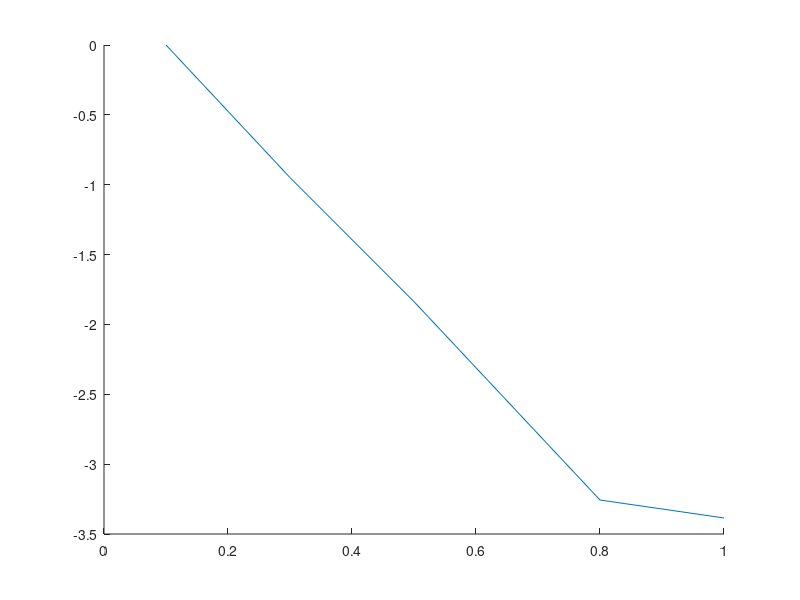

The MATLAB source for this figure: (Note: this script raises an error after producing the figure.)
clc
clear
close all

% units
% rho_al, rho_pb = g/cm^3
% t_al, t_pb = s
% tau_0 = mu s
% x_al, x_pb = mm
% n_mess_al, n_korr_al, n1, n_mess_pb, n_korr_pb = 1/s
% d_betamax = mm
% n_gamma_max, n_ges, n_beta_max = 1/s
% mu_al, mu_pb = 1/cm
% mu_rho = cm^2/g
% d_half_pb = mm

% pre allocation
data = struct;

% pre definition
x_al = [0.1, 0.3, 0.5, 0.8, 1.0, 2.0, 3.0, 4.0, 8.0, 16.0]; % in mm
x_pb = [1.0, 2.0, 3.0, 4.0, 6.0, 8.0, 10.0, 15.0, 20.0, 30.0];  % in mm
t_al = ones(size(x_al));
t_pb = ones(size(x_pb));
t_al(:) = 60;    % in s
t_pb(:) = 120;  % in s
tau_0 = 230;    % in µs
y = log(1/50);
rho_al = 2.7;   % in g/cm^3
rho_pb = 11.34; % in g/cm^3

% insert their values here
N_al = [15290, 6140, 2562, 624, 549, 490, 506, 495, 410, 362];
N_pb = [1228, 1024, 919, 937, 663, 588, 468, 340, 245, 117];

% 1a) n_mess & n_korr Aluminium
n_mess_al = zeros(size(N_al));
n_korr_al = zeros(size(N_al));
for N = 1:size(N_al, 2)
    n_mess_al(N) = N_al(N) / t_al(N);
    n_korr_al(N) = (N_al(N) / t_al(N)) / (1 - ((N_al(N) / t_al(N)) * tau_0 * 10^(-6)));
end

% ln(n_i/n_1) Aluminium
ln_nin1_al = zeros(size(N_al));
for N = 1:size(N_al, 2)
    ln_nin1_al(N) = log(n_korr_al(N) / n_korr_al(1));
end

n1 = n_korr_al(1);

% 1b) plot 
fig_al = figure(1);
hold on


% Regressionsgerade
x1 = x_al(1:5);
x2 = x_al(6:end);
y1 = ln_nin1_al(1:5);
y2 = ln_nin1_al(6:end);

p1 = polyfit(x1, y1, 1);
f1 = polyval(p1, x1);
p2 = polyfit(x2, y2, 1);
f2 = polyval(p2, x2);


al_1 = plot(x1, y1);
al_1.Marker = "o";
al_1.MarkerEdgeColor = "blue";
al_1.MarkerFaceColor = "blue";
al_1.LineStyle = "none";
al_1_reg = plot(x1, f1);
al_1_reg.Color = "blue";
al_2 = plot(x2, y2);
al_2.Marker = "o";
al_2.MarkerEdgeColor = "red";
al_2.MarkerFaceColor = "red";
al_2.LineStyle = "none";
al_2_reg = plot(x2, f2);
al_2_reg.Color = "red";

xlabel("x [mm]")
ylabel("ln(ni/n1)")
hold off

m1 = p1(1);     % in 1/mm
y0_1 = p1(2);
m2 = p2(1);     % in 1/mm
y0_2 = p2(2);

% 1c) Interpolation to find d_beta,max
d_betamax = (y - y0_1) / m1;

% 1d) mu/rho
mu_al = -m2 * 10;   % in 1/cm
mu_rho = mu_al/rho_al;  % in cm^2/g

% 2 Nachweiswahrscheinlichkeit
n_gamma_max = exp(y0_2) * n1;
n_ges = exp(y0_1) * n1;
n_beta_max = n_ges - n_gamma_max;

p_nachweis = n_gamma_max / n_beta_max;

data.x_al = x_al;
data.t_al = t_al;
data.N_al = N_al;
data.n_mess_al = n_mess_al;
data.n_korr_al = n_korr_al;
data.ln_nin1_al = ln_nin1_al;
data.n1_al = n1;
data.reg1_al = [m1, y0_1];
data.reg2_al = [m2, y0_2];
data.n_gamma_max_al = n_gamma_max;
data.n_beta_max_al = n_beta_max;
data.d_betamax_al = d_betamax;
data.Massenschwaechungskoeffizient_al = mu_rho;
data.Schwaechungskoeffizient_al = mu_al;
data.p_nachweis = p_nachweis;
data.tau_0 = tau_0;

% 3) Pb
% 3a) 
y = log(1/2);

n_mess_pb = zeros(size(N_pb));
n_korr_pb = zeros(size(N_pb));
for N = 1:size(N_pb, 2)
    n_mess_pb(N) = N_pb(N) / t_pb(N);
    n_korr_pb(N) = (N_pb(N) / t_pb(N)) / (1 - ((N_pb(N) / t_pb(N)) * tau_0 * 10^(-6)));
end

% ln(n_i/n_1) Aluminium
ln_nin1_pb = zeros(size(N_pb));
for N = 1:size(N_pb, 2)
    ln_nin1_pb(N) = log(n_mess_pb(N) / n_mess_pb(1));
end

n1 = n_mess_pb(1);

% plot 
fig_pb = figure(2);
hold on

p_pb = polyfit(x_pb, ln_nin1_pb, 1);
f_pb = polyval(p_pb, x_pb);


% Regressionsgerade
pb_plot = plot(x_pb, ln_nin1_pb);
pb_plot.Marker = "o";
pb_plot.MarkerEdgeColor = "blue";
pb_plot.MarkerFaceColor = "blue";
pb_plot.LineStyle = "none";

pb_plot_reg = plot(x_pb, f_pb);
pb_plot_reg.Color = "blue";

xlabel("x [mm]")
ylabel("ln(ni/n1)")

m1 = p_pb(1);     % in 1/mm
y0_1 = p_pb(2);

% 3 b) Halbwertsdicke
d_half_pb = (y - y0_1) / m1;

% 3c) Schwächungskoeffizient
mu_pb = -m1 * 10;     % in 1/cm
mu_rho = mu_pb/rho_pb;  % in cm^2/g

data.x_pb = x_pb;
data.t_pb = t_pb;
data.N_pb = N_pb;
data.n_mess_pb = n_mess_pb;
data.n_korr_pb = n_korr_pb;
data.ln_nin1_pb = ln_nin1_pb;
data.n1_pb = n1;
data.reg1_pb = [m1, y0_1];
data.d_half_pb = d_half_pb;
data.Massenschwaechungskoeffizient_pb = mu_rho;
data.Schwaechungskoeffizient_pb = mu_pb;


to_save = true;
if to_save
    prompt = ("Insert Filename: ");
    savename = input(prompt);
    save(strcat(char('G:\Meine Ablage\Master\Physik\Abgegebene Protokolle\Praktikum SoSe 25\'), ...
                        char(savename), '.mat'), '-struct', 'data')
end
